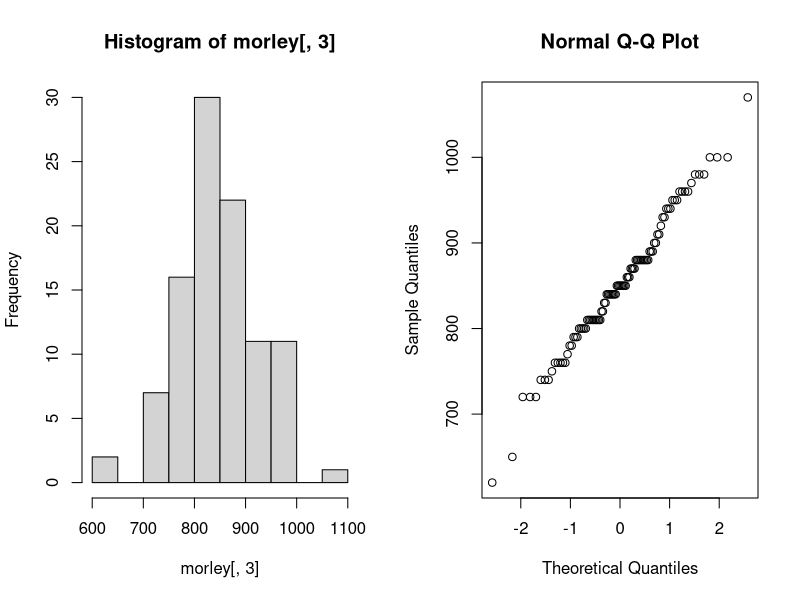

Write the R code that produced this figure.
## ---- chunk 1
knitr::opts_chunk$set(comment = NA)
## ---- chunk 2
x <- 0:5
x
dx <- numeric(length(x))
dx[1] <- (39/52)*(38/51)*(37/50)*(36/49)*(35/48)*1
dx[2] <- (13/52)*(39/51)*(38/50)*(37/49)*(36/48)*5
#...
dx[6] <- (13/52)*(12/51)*(11/50)*(10/49)*(9/48)*1
dx
# Gave up solving myself, looked at answer...
hearts <- c(0:5)
f <- choose(13,hearts)*choose(39,5-hearts)/choose(52,5)
f
sum(f)
sum(f*hearts)
sum(f*hearts^2)
## ---- chunk 3
length(morley[,3])
mean(morley[,3])
sd(morley[,3])
par(mfrow=c(1,2))
hist(morley[,3])
qqnorm(morley[,3])
